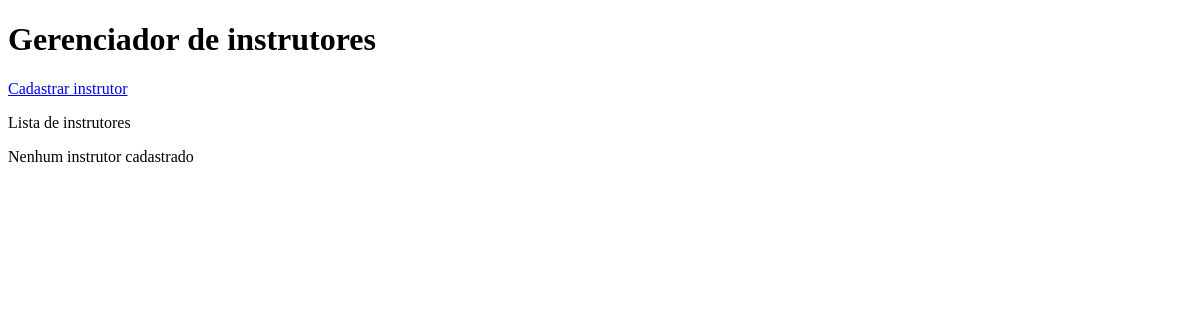
/instrutores/, run on an earlier commit of the app's database.
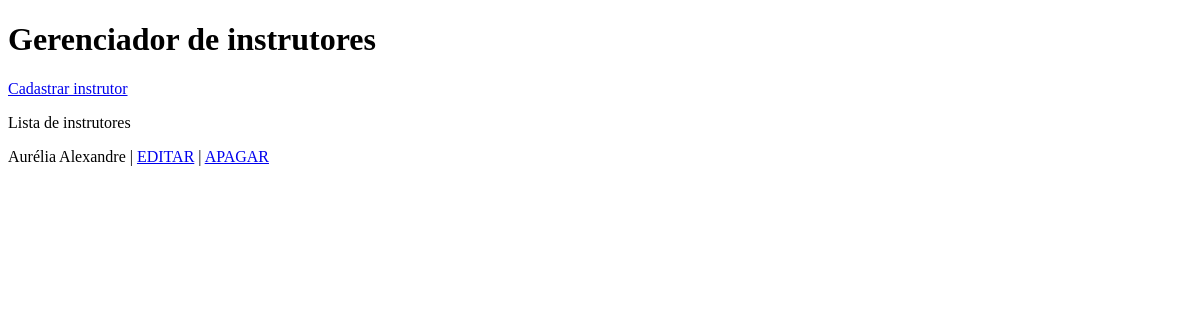
And on a later commit of the database.
### core/models.py (models this page shows)
class Instrutor (models.Model):
    nome = models.CharField('Intrutor', max_length=50)

### core/views.py (the view)
# urls.py: path('instrutores/', instrutores, name='instrutores'),
def instrutores(request):
    instrutor = Instrutor.objects.all()
    contexto = {
        'lista_instrutor': instrutor
    }
    return render(request, 'Bruno_Gomes/instrutores.html', contexto)

### core/templates/Bruno_Gomes/instrutores.html (shortened to what this page needs)
<!DOCTYPE html>
<html lang="pt-br">
<head>
</head>
<body>
    <h1>Gerenciador de instrutores</h1>
    <a href="{% url 'instrutor_cadastro' %}">Cadastrar instrutor</a>
    <p>Lista de instrutores</p>
    {% for instrutor in lista_instrutor %}
        <p>{{  instrutor.nome }}
            | <a href="{% url 'instrutor_editar' instrutor.id %}">EDITAR</a>
            | <a href="{% url 'instrutor_remover' instrutor.id %}">APAGAR</a></p>
        {% empty %}
        <p>Nenhum instrutor cadastrado</p>
    {% endfor %}
</body>
</html>

What changed in the data, as far as the page shows it:
added Instrutor: nome "Aurélia Alexandre"
Also different on the page:
text no longer shown: "Nenhum instrutor cadastrado"
